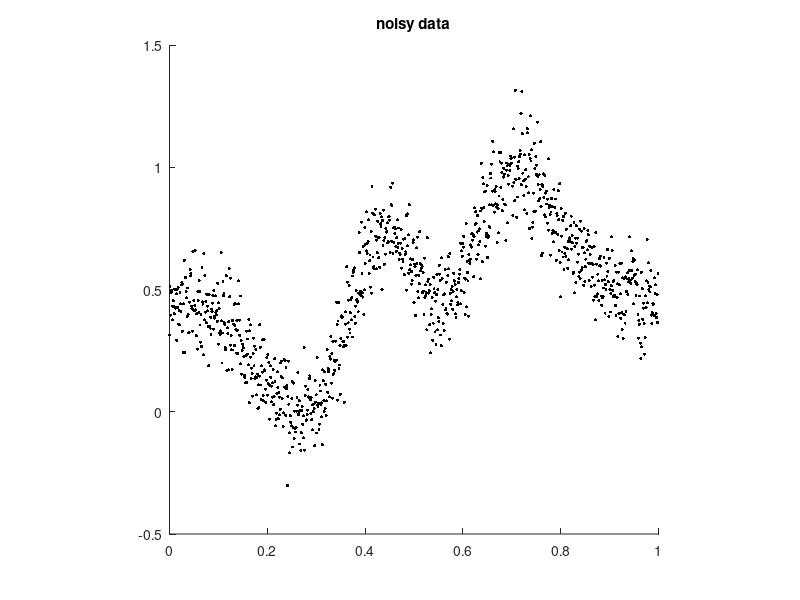

This chart was generated by the following MATLAB code: (Note: this script raises an error after producing the figure.)
%
% this script minimizes the cv score for an equispaced example on the one-
% dimensional torus
%
%% initialization

rng('default');                      % reset random generator

fun    = @(x) peaks(6*x-3,0);        % example function
M      = 2^10;                       % number of nodes
nodes  = (0:M-1)'/M;                 % nodes in space domain
f      = fun(nodes);                 % function values
f = f-min(f); f = f/max(f);          % normalize function

f_e    = f+0.1*randn(size(f));       % noisy function values
s      = 3;                          % weights in frequency domain


%% plot noisy data

scatter(nodes,real(f_e),5,'k','filled'); hold on;
axis square;
title('noisy data');
drawnow();


%% main computations

fcv = FCV_equispaced(1,f_e,s);
lambda_min = fcv.minimize();

% calculate reconstruction
s = fcv.compute(lambda_min);


%% plot reconstruction

plot(nodes,real(s.f_r)); hold off;
title('noisy data and reconstruction');